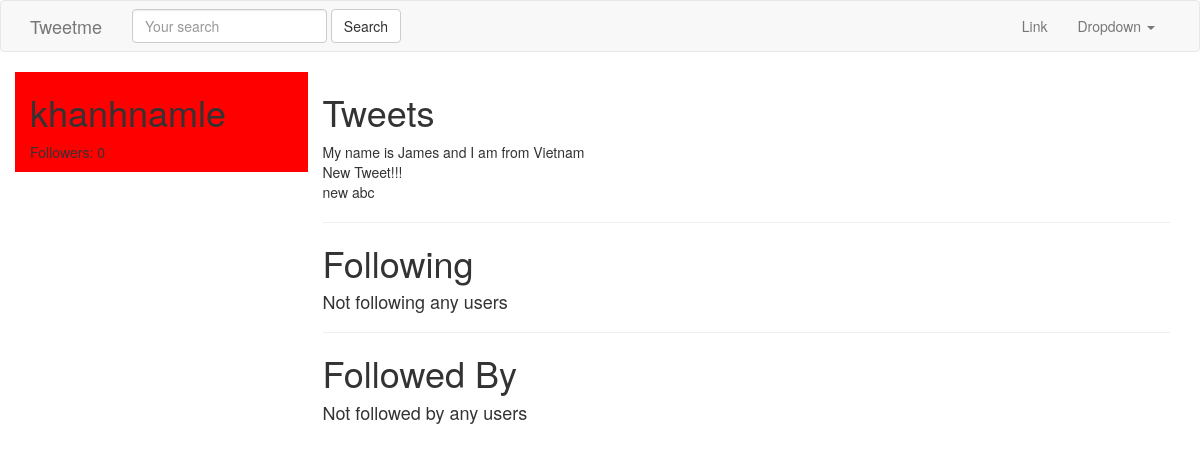
Before: /profiles/khanhnamle/ with the older database file.
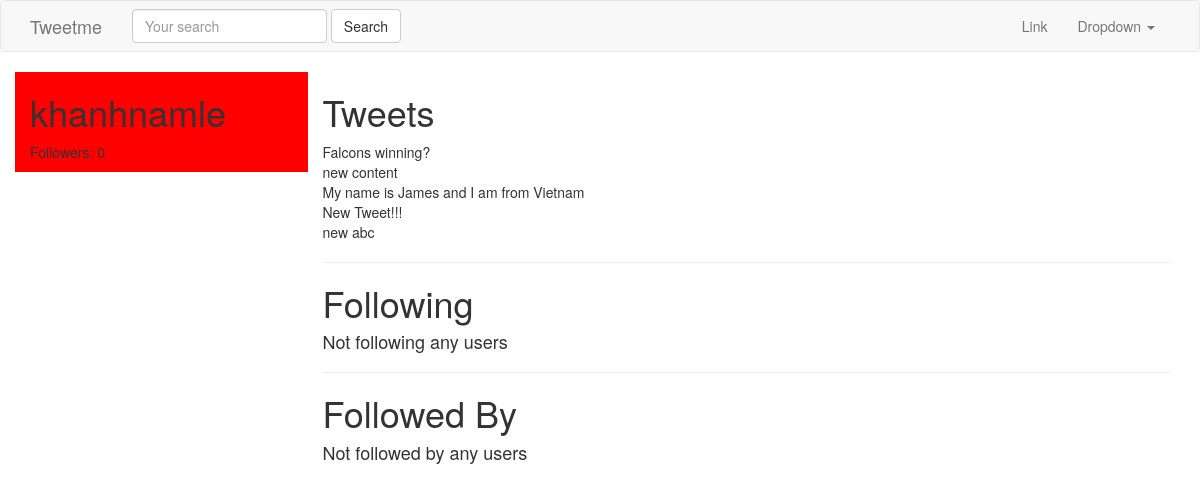
After: the same page with the newer database file.
### tweets/models.py (models this page shows, shortened)
class Tweet(models.Model):
    user = models.ForeignKey(settings.AUTH_USER_MODEL, default=1)
    content = models.CharField(max_length=140, validators = [validate_content])
    updated = models.DateTimeField(auto_now=True)
    timestamp = models.DateTimeField(auto_now_add=True)
    def __str__(self):
        return str(self.content)
    class Meta:
        ordering = ['-timestamp']

### accounts/views.py (the view)
# urls.py: url(r'^(?P<username>[\w.@+-]+)/$', UserDetailView.as_view(), name='detail'), # /tweet/1/
class UserDetailView(DetailView):
    template_name = 'accounts/user_detail.html'
    queryset = User.objects.all()
    def get_object(self):
        return get_object_or_404(User, username__iexact=self.kwargs.get("username"))

### accounts/templates/accounts/user_detail.html
{% extends "base.html" %}
{% block content %}
<div class='row'>
  <div class='col-sm-3 col-xs-12' style='background-color:red;'>
    <h1>{{ object.username }}</h1>
    <p>Followers: {{ object.followed_by.count }}</p>
  </div>
  <div class='col-sm-9 col-xs-12'>
    <h1>Tweets</h1>
      {% for tweet in object.tweet_set.all %}
      {{ tweet }}<br/>
      {% endfor %}
    <hr/>
    <h1>Following</h1>
      {% for user in object.profile.following.all %}
      <a href='/{{ user.username }}'>{{ user.username }}</a><br/>
      {% empty %}
      <h4>Not following any users</h4>
      {% endfor %}
    <hr/>
    <h1>Followed By</h1>
        {% for user in object.profile.followed_by.all %}
        <a href='/{{ profile.user.username }}'>{{ profile.user.username }}</a><br/>
        {% empty %}
        <h4>Not followed by any users</h4>
        {% endfor %}
  </div>
</div>
{% endblock content %}

### templates/base.html (shortened to what this page needs)
{% load static %}
<html lang="en">
  <head>
    <link href="{% static 'css/bootstrap.min.css' %}" rel="stylesheet">
  </head>
  <body>
    {% include "navbar.html" %}
    <div class='container'>
        {% block content %}
        {% endblock content %}
    </div>
  </body>
</html>

### templates/navbar.html (shortened to what this page needs)
<nav class="navbar navbar-default">
  <div class="container">
    <div class="navbar-header">
      <a class="navbar-brand" href="{% url 'home' %}">Tweetme</a>
    </div>
    {% include "tweets/search_form.html" %}
    <div class="collapse navbar-collapse" id="bs-example-navbar-collapse-1">
      <ul class="nav navbar-nav navbar-right">
        <li><a href="#">Link</a></li>
        <li class="dropdown">
          <a href="#" class="dropdown-toggle" data-toggle="dropdown" role="button" aria-haspopup="true" aria-expanded="false">Dropdown <span class="caret"></span></a>
        </li>
      </ul>
    </div>
  </div>
</nav>

### tweets/templates/tweets/search_form.html
<form id='navbar-search-form' class="navbar-form navbar-left" method='GET' action='{% url "tweet:list" %}'>
  <div class="form-group">
    <input class="form-control" type='text' name='q' placeholder="Your search" value='{{ request.GET.q }}' />
  </div>
  <input class="btn btn-default" type='submit' value='Search' />
</form>

Changed rows visible on the page:
added Tweet: content "Falcons winning?"
added Tweet: content "new content"
